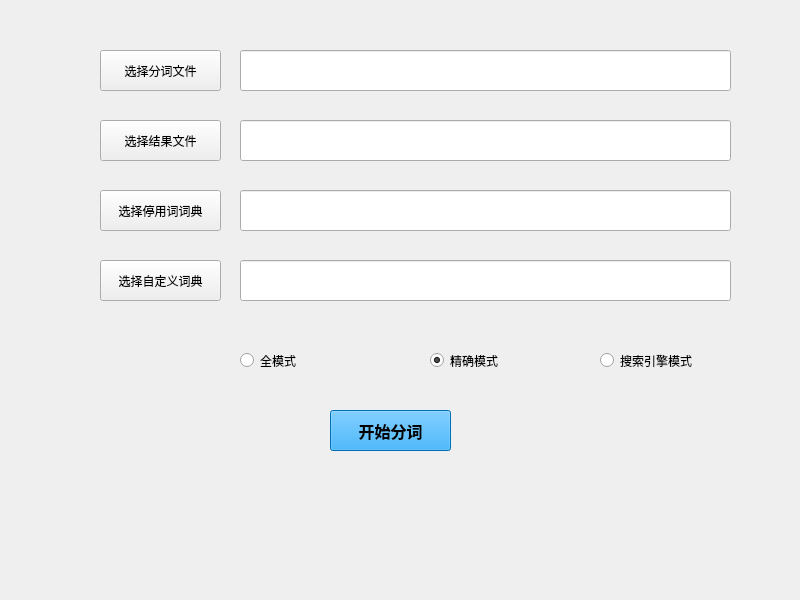
<?xml version="1.0" encoding="UTF-8"?>
<ui version="4.0">
 <class>SplitTextCn</class>
 <widget class="QMainWindow" name="SplitTextCn">
  <property name="geometry">
   <rect>
    <x>0</x>
    <y>0</y>
    <width>800</width>
    <height>600</height>
   </rect>
  </property>
  <property name="windowTitle">
   <string>中文分词</string>
  </property>
  <property name="styleSheet">
   <string notr="true"/>
  </property>
  <widget class="QWidget" name="centralwidget">
   <widget class="QPushButton" name="pushButton_chooseOriginalFiles">
    <property name="geometry">
     <rect>
      <x>100</x>
      <y>50</y>
      <width>121</width>
      <height>41</height>
     </rect>
    </property>
    <property name="text">
     <string>选择分词文件</string>
    </property>
   </widget>
   <widget class="QPushButton" name="pushButton_chooseResultFile">
    <property name="geometry">
     <rect>
      <x>100</x>
      <y>120</y>
      <width>121</width>
      <height>41</height>
     </rect>
    </property>
    <property name="text">
     <string>选择结果文件</string>
    </property>
   </widget>
   <widget class="QPushButton" name="pushButton_chooseStopDict">
    <property name="geometry">
     <rect>
      <x>100</x>
      <y>190</y>
      <width>121</width>
      <height>41</height>
     </rect>
    </property>
    <property name="text">
     <string>选择停用词词典</string>
    </property>
   </widget>
   <widget class="QPushButton" name="pushButton_chooseSelfDict">
    <property name="geometry">
     <rect>
      <x>100</x>
      <y>260</y>
      <width>121</width>
      <height>41</height>
     </rect>
    </property>
    <property name="text">
     <string>选择自定义词典</string>
    </property>
   </widget>
   <widget class="QPushButton" name="pushButton_run">
    <property name="geometry">
     <rect>
      <x>330</x>
      <y>410</y>
      <width>121</width>
      <height>41</height>
     </rect>
    </property>
    <property name="font">
     <font>
      <pointsize>12</pointsize>
      <weight>75</weight>
      <bold>true</bold>
     </font>
    </property>
    <property name="styleSheet">
     <string notr="true">background-color: rgb(0, 155, 255);</string>
    </property>
    <property name="text">
     <string>开始分词</string>
    </property>
   </widget>
   <widget class="QLineEdit" name="lineEdit_OriginalFiles">
    <property name="geometry">
     <rect>
      <x>240</x>
      <y>50</y>
      <width>491</width>
      <height>41</height>
     </rect>
    </property>
   </widget>
   <widget class="QLineEdit" name="lineEdit_ResultFile">
    <property name="geometry">
     <rect>
      <x>240</x>
      <y>120</y>
      <width>491</width>
      <height>41</height>
     </rect>
    </property>
   </widget>
   <widget class="QLineEdit" name="lineEdit_StopDict">
    <property name="geometry">
     <rect>
      <x>240</x>
      <y>190</y>
      <width>491</width>
      <height>41</height>
     </rect>
    </property>
   </widget>
   <widget class="QLineEdit" name="lineEdit_SelfDict">
    <property name="geometry">
     <rect>
      <x>240</x>
      <y>260</y>
      <width>491</width>
      <height>41</height>
     </rect>
    </property>
   </widget>
   <widget class="QRadioButton" name="radioButton_full">
    <property name="geometry">
     <rect>
      <x>240</x>
      <y>340</y>
      <width>121</width>
      <height>41</height>
     </rect>
    </property>
    <property name="text">
     <string>全模式</string>
    </property>
   </widget>
   <widget class="QRadioButton" name="radioButton_precise">
    <property name="geometry">
     <rect>
      <x>430</x>
      <y>340</y>
      <width>121</width>
      <height>41</height>
     </rect>
    </property>
    <property name="text">
     <string>精确模式</string>
    </property>
    <property name="checked">
     <bool>true</bool>
    </property>
   </widget>
   <widget class="QRadioButton" name="radioButton_searchengine">
    <property name="geometry">
     <rect>
      <x>600</x>
      <y>340</y>
      <width>121</width>
      <height>41</height>
     </rect>
    </property>
    <property name="text">
     <string>搜索引擎模式</string>
    </property>
   </widget>
   <widget class="QLabel" name="label_status">
    <property name="geometry">
     <rect>
      <x>110</x>
      <y>500</y>
      <width>631</width>
      <height>51</height>
     </rect>
    </property>
    <property name="font">
     <font>
      <pointsize>14</pointsize>
     </font>
    </property>
    <property name="text">
     <string/>
    </property>
    <property name="margin">
     <number>0</number>
    </property>
   </widget>
  </widget>
 </widget>
 <resources/>
 <connections/>
</ui>
